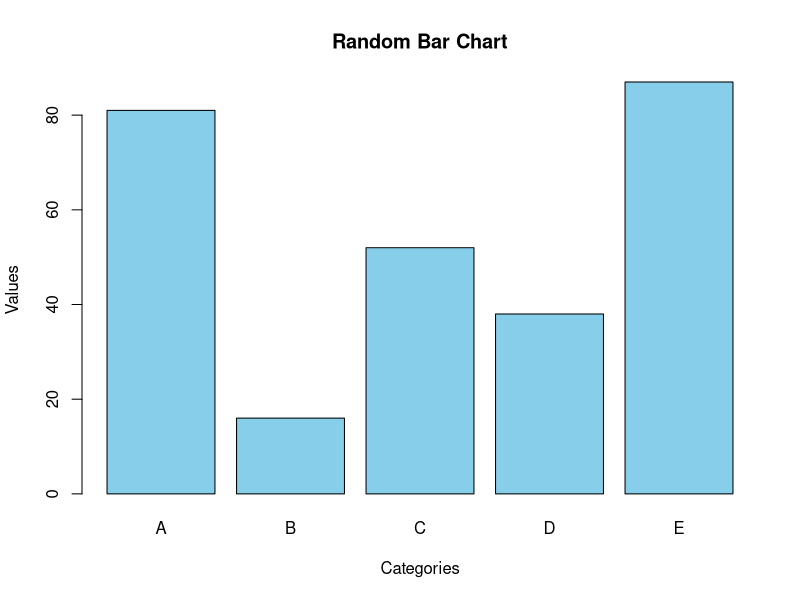

This figure's R source:
# Generate random data
categories <- c("A", "B", "C", "D", "E")
values <- sample(10:100, 5)

# Create bar plot
barplot(values, names.arg = categories, main = "Random Bar Chart", xlab = "Categories", ylab = "Values", col = "skyblue")
